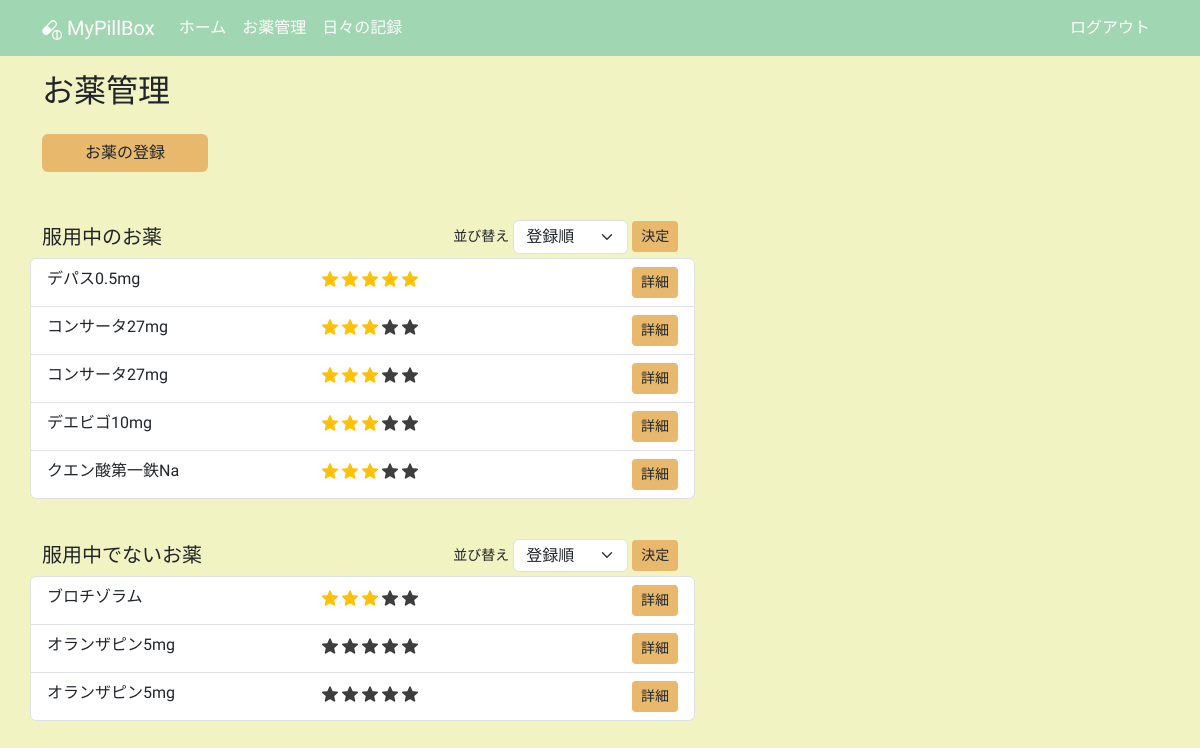
Before: /medicines (signed in) with the older database file.
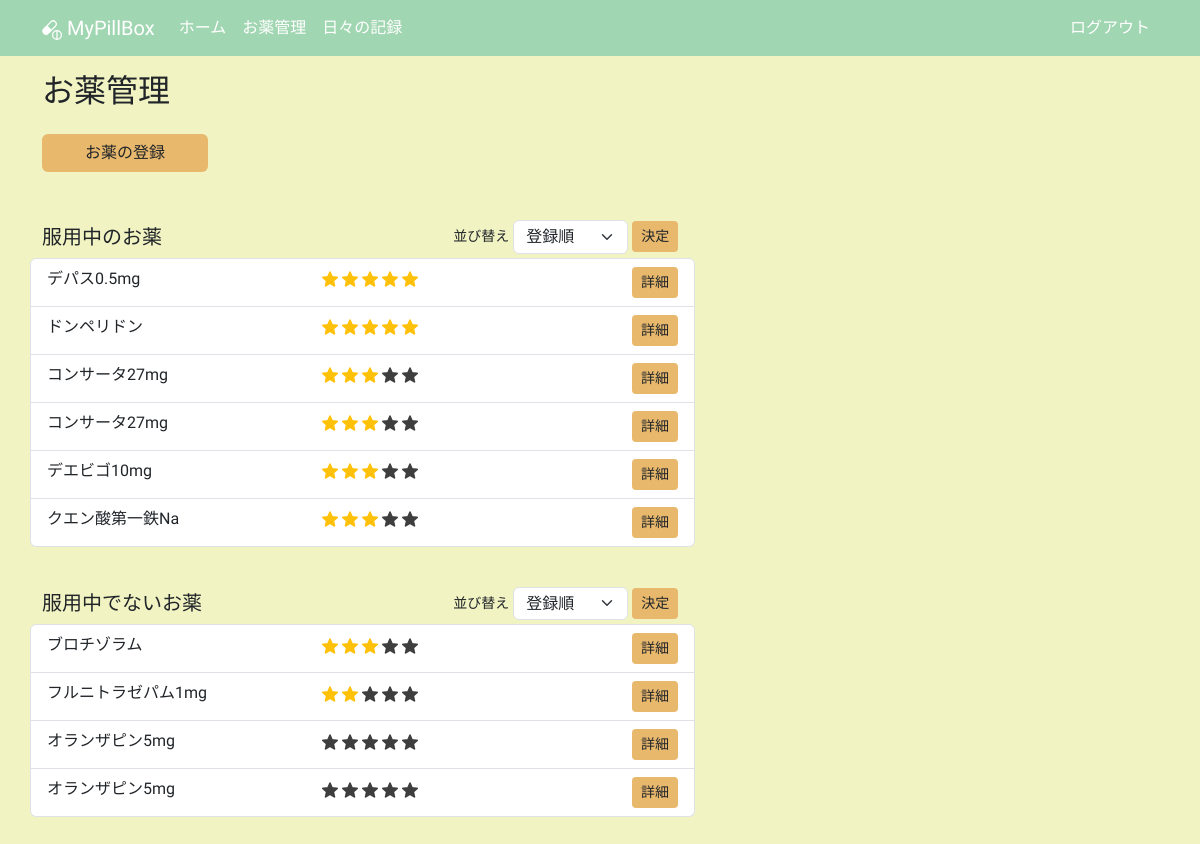
After: the same page with the newer database file.
### app/models.py (models this page shows, shortened)
class Medicine(db.Model):
    __tablename__ = "medicines"
    id: so.Mapped[int] = so.mapped_column(primary_key=True)
    name: so.Mapped[str] = so.mapped_column(sa.String(100))
    taking_start_date: so.Mapped[datetime.date] = so.mapped_column(sa.Date)
    dose_per_day: so.Mapped[Optional[float]]
    taking_timing: so.Mapped[Optional[str]] = so.mapped_column(sa.String(100))
    memo: so.Mapped[Optional[str]] = so.mapped_column(sa.Text)
    rating: so.Mapped[Optional[int]] = so.mapped_column(default=0)
    is_active: so.Mapped[bool] = so.mapped_column(sa.Boolean)
    taking_unit: so.Mapped[TakingUnit] = so.mapped_column(sa.Enum(TakingUnit))
    user_id: so.Mapped[int] = so.mapped_column(sa.ForeignKey(User.id))
    user: so.Mapped[User] = so.relationship(back_populates="medicines")

### app/routes.py (the view)
@app.route("/medicines", methods=["GET"])
@login_required
def medicines():
    title = "お薬管理"
    active_form = ActiveMedicineSortForm()
    active_sort_method = request.args.get("active_sort")
    active_form.active_sort.data = active_sort_method or "registerorder"
    not_active_form = NotActiveMedicineSortForm()
    not_active_sort_method = request.args.get("not_active_sort")
    not_active_form.not_active_sort.data = not_active_sort_method or "registerorder"
    active_query = (
        sa.select(Medicine)
        .join(Medicine.user)
        .where(Medicine.user == current_user, Medicine.is_active == True)
        .order_by(Medicine.id)
    )
    not_active_query = (
        sa.select(Medicine)
        .join(Medicine.user)
        .where(Medicine.user == current_user, Medicine.is_active == False)
        .order_by(Medicine.id)
    )
    rating_active_query = (
        sa.select(Medicine)
        .join(Medicine.user)
        .where(Medicine.user == current_user, Medicine.is_active == True)
        .order_by(Medicine.rating.desc())
    )
    rating_not_active_query = (
        sa.select(Medicine)
        .join(Medicine.user)
        .where(Medicine.user == current_user, Medicine.is_active == False)
        .order_by(Medicine.rating.desc())
    )
    if active_sort_method == "registerorder":
        active_medicines = db.session.scalars(active_query).all()
    else:
        active_medicines = db.session.scalars(rating_active_query).all()
    if not_active_sort_method == "registerorder":
        not_active_medicines = db.session.scalars(not_active_query).all()
    else:
        not_active_medicines = db.session.scalars(rating_not_active_query).all()
    return render_template(
        "medicines.html",
        active_medicines=active_medicines,
        not_active_medicines=not_active_medicines,
        active_form=active_form,
        not_active_form=not_active_form,
        title=title,
    )

### app/forms.py
class ActiveMedicineSortForm(FlaskForm):
    active_sort = SelectField(
        "並び替え", choices=[("registerorder", "登録順"), ("ratingorder", "星評価順")]
    )
    submit = SubmitField("決定")

class NotActiveMedicineSortForm(FlaskForm):
    not_active_sort = SelectField(
        "並び替え", choices=[("registerorder", "登録順"), ("ratingorder", "星評価順")]
    )
    submit = SubmitField("決定")

### app/models.py (called while the page is built)
@login.user_loader
def load_user(id):
    return db.session.get(User, int(id))

### app/templates/medicines.html (shortened to what this page needs)
{% extends "base.html" %}
{% block content %}
  <h2 class="mb-4">お薬管理</h2>
  <div class="row">
    <div class="col-5 col-lg-2 mb-5">
      <a href="{{ url_for('create_medicine') }}" class="btn btn-custom w-100">お薬の登録</a>
    </div>
  </div>
  <div class="row">
    <div class="col-12 col-lg-7 mb-3">
      <div class="mb-1 d-flex justify-content-between align-items-center">
        <h5 class="mb-0">服用中のお薬</h5>
        <form action="" method="get" class="d-flex align-items-center" novalidate>
          <small class="me-1">{{ active_form.active_sort.label(class="text-nowrap sort-label") }}</small>
          {{ active_form.active_sort(class="form-select sort-select") }}
          {{ active_form.submit(class="btn btn-custom btn-sm ms-1 sort-submit") }}
        </form>
      </div>
      {% if not active_medicines %}
        <small class="text-secondary">服用中のお薬はありません</small>
      {% else %}
        <ul class="list-group mb-4">
          {% for medicine in active_medicines %}
            <li class="list-group-item row d-flex">
              <p class="m-0 ps-0 col-5">{{ medicine.name }}</p>
              <p class="m-0 col-5">
                {% for i in range(0, medicine.rating) %}
                  <img src="{{ url_for('static', filename='images/star_on.png') }}"
                       class="star-display rating-checked"
                       alt="star">
                {% endfor %}
                {% if medicine.rating < 5 %}
                  {% for i in range(medicine.rating, 5) %}
                    <img src="{{ url_for('static', filename='images/star_on.png') }}"
                         class="star-display"
                         alt="star">
                  {% endfor %}
                {% endif %}
              </p>
              <div class="col-2 text-end p-0">
                <a href="{{ url_for('index') }}" class="btn btn-custom btn-sm">詳細</a>
              </div>
            </li>
          {% endfor %}
        </ul>
      {% endif %}
    </div>
  </div>
  <div class="row">
    <div class="col-12 col-lg-7 mb-3">
      <div class="mb-1 d-flex justify-content-between align-items-center">
        <h5 class="mb-0">服用中でないお薬</h5>
        <form action="" method="get" class="d-flex align-items-center" novalidate>
          <small class="me-1">{{ not_active_form.not_active_sort.label(class="text-nowrap sort-label") }}</small>
          {{ not_active_form.not_active_sort(class="form-select sort-select") }}
          {{ not_active_form.submit(class="btn btn-custom btn-sm ms-1 sort-submit") }}
        </form>
      </div>
      {% if not not_active_medicines %}
        <small class="text-secondary">過去に服用していたお薬はありません</small>
      {% else %}
        <ul class="list-group mb-4">
          {% for medicine in not_active_medicines %}
            <li class="list-group-item row d-flex">
              <p class="m-0 ps-0 col-5">{{ medicine.name }}</p>
              <p class="m-0 col-5">
                {% for i in range(0, medicine.rating) %}
                  <img src="{{ url_for('static', filename='images/star_on.png') }}"
                       class="star-display rating-checked"
                       alt="star">
                {% endfor %}
                {% if medicine.rating < 5 %}
                  {% for i in range(medicine.rating, 5) %}
                    <img src="{{ url_for('static', filename='images/star_on.png') }}"
                         class="star-display"
                         alt="star">
                  {% endfor %}
                {% endif %}
              </p>
              <div class="col-2 text-end p-0">
                <a href="{{ url_for('index') }}" class="btn btn-custom btn-sm">詳細</a>
              </div>
            </li>
          {% endfor %}
        </ul>
      {% endif %}
    </div>
  </div>
{% endblock content %}

### app/templates/base.html (shortened to what this page needs)
<!DOCTYPE html>
<html lang="ja">
  <head>
    <link rel="stylesheet"
          href="{{ url_for('static', filename='css/bootstrap.min.css') }}">
  </head>
  <body>
    <nav class="navbar navbar-expand-lg navbar-dark">
      <div class="container">
        <a class="navbar-brand" href="{{ url_for('index') }}">
          MyPillBox
        </a>
        <div class="collapse navbar-collapse" id="navbarSupportedContent">
          <ul class="navbar-nav me-auto mb-2 mb-lg-0">
            <li class="nav-item">
              <a class="nav-link" aria-current="page" href="{{ url_for('index') }}">ホーム</a>
            </li>
            <li class="nav-item">
              <a class="nav-link"
                 aria-current="page"
                 href="{{ url_for('medicines') }}">お薬管理</a>
            </li>
            <li class="nav-item">
              <a class="nav-link" aria-current="page" href="{{ url_for('index') }}">日々の記録</a>
            </li>
          </ul>
          <ul class="navbar-nav mb-2 mb-lg-0">
            <li class="nav-item">
              <a class="nav-link" aria-current="page" href="{{ url_for('logout') }}">ログアウト</a>
            </li>
          </ul>
        </div>
      </div>
    </nav>
    <div class="container mt-3">
      {% block content %}
      {% endblock content %}
    </div>
  </body>
</html>

### app/templates/base.html (style rules this page uses)
body { background-color: #F1F3C2; font-family: "Zen Maru Gothic", serif; font-weight: 500; font-style: normal; }
.navbar-dark .nav-link { color: #fff !important; }
nav { background-color: #A1D6B2; }
.btn-custom { background-color: #E8B86D; font-weight: 500; }
.rating-checked { filter: none!important; }
.star-display { width: 1em; height: 1em; filter: invert(99%) sepia(1%) saturate(0%) hue-rotate(161deg) brightness(101%) contrast(104%); }
.sort-select { line-height: 1.2!important; }
.sort-submit { margin-right: .30rem; }

Changed rows visible on the page:
added Medicine: name "ドンペリドン", rating 5 (drawn), shown under "服用中のお薬"
added Medicine: name "フルニトラゼパム1mg", rating 2 (drawn), shown under "服用中でないお薬"
